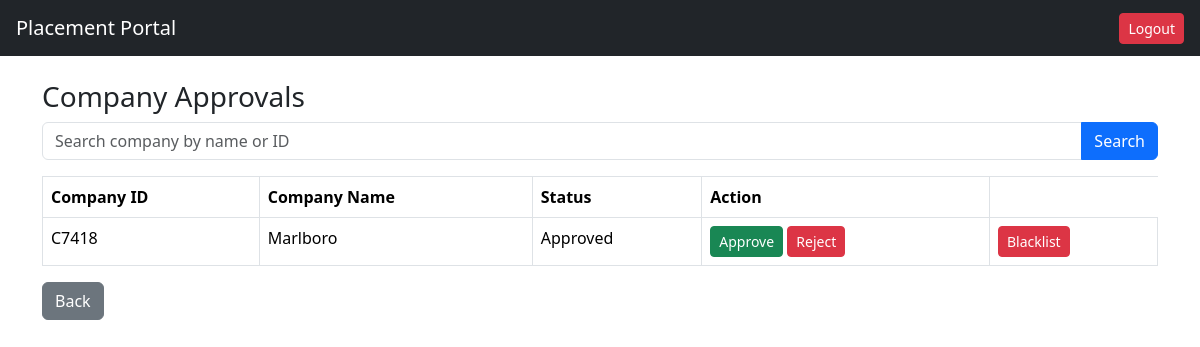
/admin/companies (signed in), run on an earlier commit of the app's database.
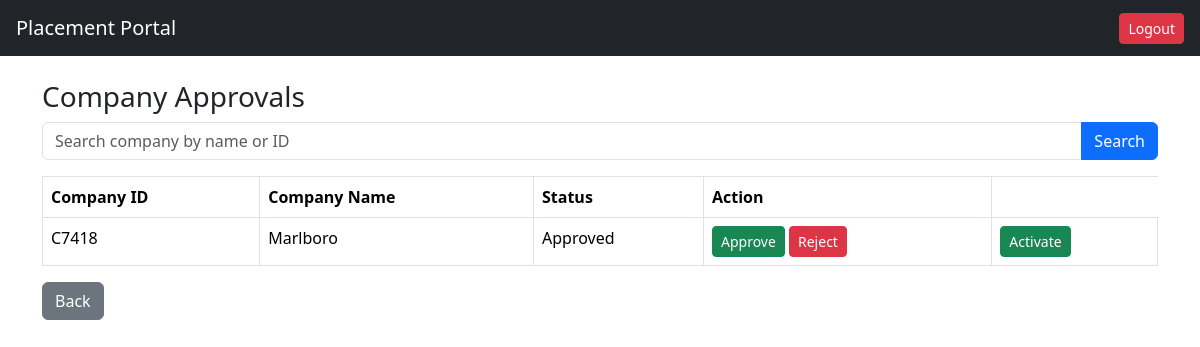
And on a later commit of the database.
### tables this page shows
CREATE TABLE company(
        id INTEGER PRIMARY KEY AUTOINCREMENT,
        company_uid TEXT UNIQUE,
        company_name TEXT,
        hr_contact TEXT,
        email TEXT UNIQUE,
        password TEXT,
        website TEXT,
        approval_status TEXT DEFAULT 'Pending',
        is_active INTEGER DEFAULT 1
    );

### app.py (the view)
@app.route("/admin/companies")
def admin_companies():
    if session.get("role") != "admin":
        return redirect("/")
    search = request.args.get("search")
    conn = get_connection()
    if search:
        companies = conn.execute("""
        SELECT * FROM company
        WHERE company_name LIKE ? OR company_uid LIKE ?
        """, (f"%{search}%", f"%{search}%")).fetchall()
    else:
        companies = conn.execute("SELECT * FROM company").fetchall()
    conn.close()
    return render_template("admin_companies.html", companies=companies)

### models.py (called while the page is built)
def get_connection():
    conn = sqlite3.connect(DATABASE)
    conn.row_factory = sqlite3.Row
    return conn

### templates/admin_companies.html
{% extends "base.html" %}
{% block content %}
<h3>Company Approvals</h3>
<form method="GET" action="/admin/companies" class="mb-3">
<div class="input-group">
<input type="text"
name="search"
class="form-control"
placeholder="Search company by name or ID">
<button class="btn btn-primary">
Search
</button>
</div>
</form>
<table class="table table-bordered">
<tr>
<th>Company ID</th>
<th>Company Name</th>
<th>Status</th>
<th>Action</th>
</tr>
{% for c in companies %}
<tr>
<td>{{ c.company_uid }}</td>
<td>{{ c.company_name }}</td>
<td>
{{ c.approval_status }}
</td>
<td>
<a href="/admin/approve_company/{{ c.id }}" class="btn btn-success btn-sm">
Approve
</a>
<a href="/admin/reject_company/{{ c.id }}" class="btn btn-danger btn-sm">
Reject
</a>
</td>
<td>
{% if c.is_active == 1 %}
<a href="/admin/blacklist_company/{{ c.id }}"
class="btn btn-danger btn-sm">
Blacklist
</a>
{% else %}
<a href="/admin/activate_company/{{ c.id }}"
class="btn btn-success btn-sm">
Activate
</a>
{% endif %}
</td>
</tr>
{% endfor %}
</table>
<a href="/admin" class="btn btn-secondary">Back</a>
{% endblock %}

### templates/base.html (shortened to what this page needs)
<!DOCTYPE html>
<html>
<head>
    <link href="https://cdn.jsdelivr.net/npm/bootstrap@5.3.2/dist/css/bootstrap.min.css" rel="stylesheet">
</head>
<body>
<nav class="navbar navbar-dark bg-dark px-3">
    <span class="navbar-brand">Placement Portal</span>
    {% if session.get("role") %}
        <a href="/logout" class="btn btn-danger btn-sm">Logout</a>
    {% endif %}
</nav>
<div class="container mt-4">
    {% block content %}{% endblock %}
</div>
</body>
</html>

What changed in the data, as far as the page shows it:
changed company "Marlboro": is_active "Blacklist" → "Activate"
